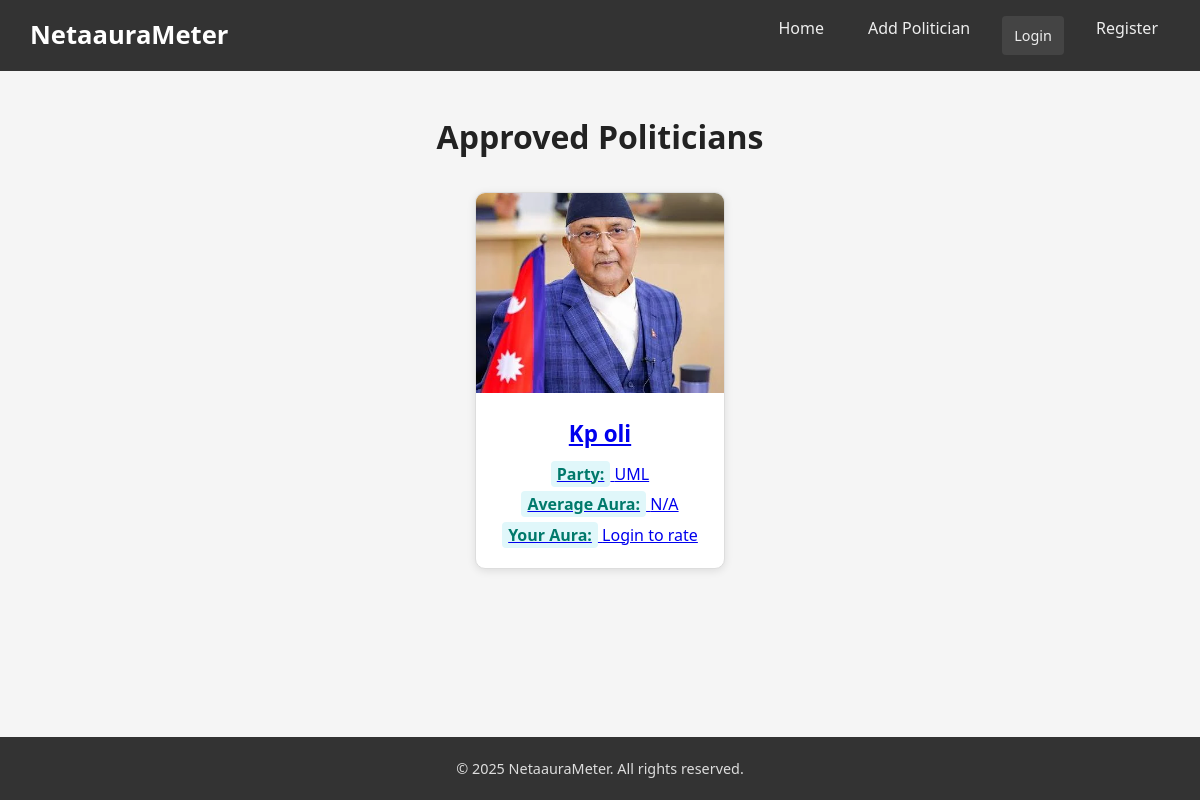
Before: / with the older database file.
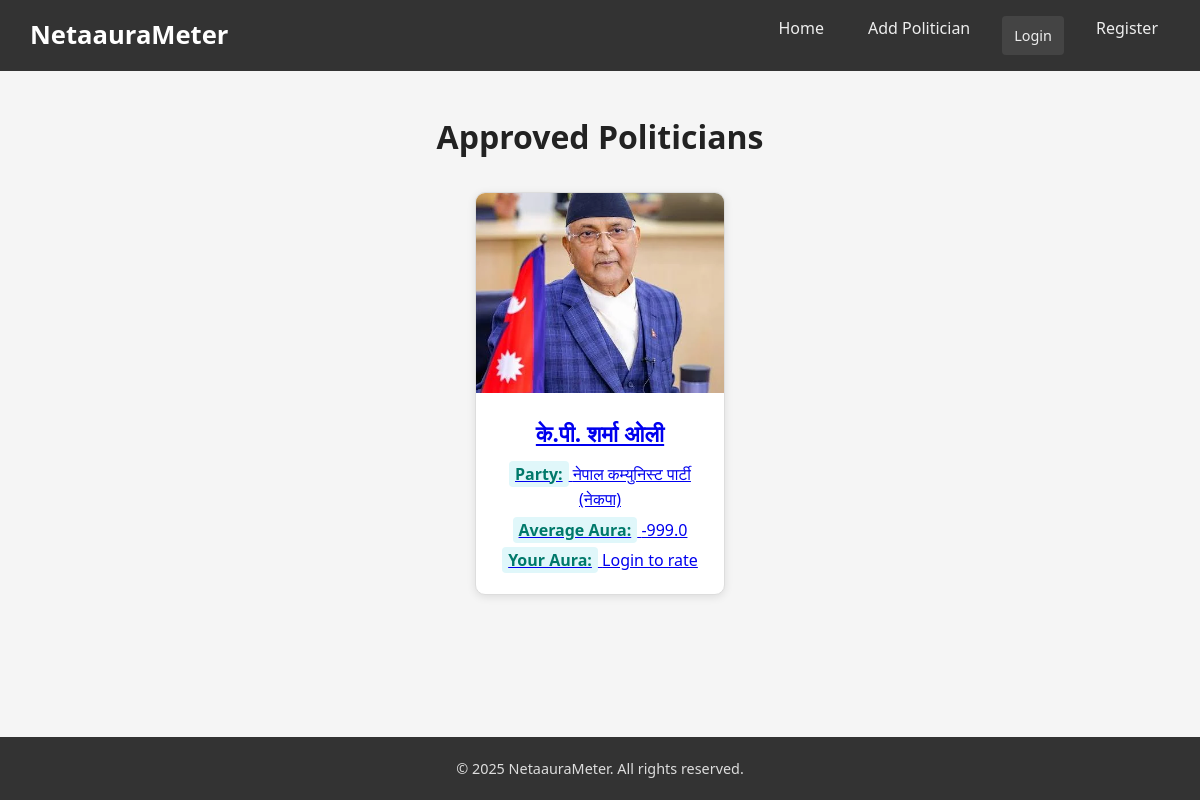
After: the same page with the newer database file.
### core/models.py (models this page shows, shortened)
class Politician(models.Model):
    name = models.CharField(max_length=255)
    party = models.CharField(max_length=255, blank=True, null=True)
    position = models.CharField(max_length=255, blank=True, null=True)
    biography = models.TextField(blank=True)
    social_links = models.JSONField(default=dict, blank=True,null=True)  # {"twitter": "..."}
    tags = models.CharField(max_length=255, blank=True)
    image = models.ImageField(upload_to="politicians/")
    average_aura = models.FloatField(default=0.0)
    is_approved = models.BooleanField(default=False)
    created_by = models.ForeignKey(User, on_delete=models.SET_NULL, null=True)
    created_at = models.DateTimeField(auto_now_add=True)

### core/views.py (the view)
# urls.py: path("", views.politician_list, name="politician_list"),
def politician_list(request):
    politicians = Politician.objects.filter(is_approved=True)
    context = {
        'politicians': politicians
    }
    if request.user.is_authenticated:
        for p in politicians:
            p.user_rating = p.rating_set.filter(user=request.user).first()
    else:
        for p in politicians:
            p.user_rating = None
    return render(request, "core/politician_list.html", {"politicians": politicians})

### core/templates/core/politician_list.html
{% extends 'base.html' %}
{% load static %}
{% block content %}
<div class="page-header">
    <h1>Approved Politicians</h1>
</div>
<div class="cards-container">
    {% if politicians %}
        {% for politician in politicians %}
            <div class="card">
                <a href="{% url 'politician_detail' politician.pk %}">
                    <div class="card-image">
                        {% if politician.image %}
                            <img src="{{ politician.image.url }}" alt="{{ politician.name }}">
                        {% else %}
                            <img src="{% static 'images/default_avatar.png' %}" alt="No Image">
                        {% endif %}
                    </div>
                    <div class="card-content">
                        <h2>{{ politician.name }}</h2>
                        <p><strong>Party:</strong> {{ politician.party }}</p>
                        <p><strong>Average Aura:</strong> {{ politician.average_aura|default:"N/A" }}</p>
                        <p><strong>Your Aura:</strong>
                            {% if user.is_authenticated %}
                                {% if politician.user_rating %}
                                    {{ politician.user_rating.aura_score }}
                                {% else %}
                                    Not rated
                                {% endif %}
                            {% else %}
                                Login to rate
                            {% endif %}
                        </p>
                    </div>
                </a>
            </div>
        {% endfor %}
    {% else %}
        <p>No politicians found.</p>
    {% endif %}
</div>
{% endblock %}

### templates/base.html (shortened to what this page needs)
<!DOCTYPE html>
<html lang="en">
<head>
    {% load static %}
    <link rel="stylesheet" href="{% static 'css/style.css' %}">
</head>
<body>
    <header>
        <nav class="navbar">
            <div class="logo">
                <a href="{% url 'politician_list' %}">NetaauraMeter</a>
            </div>
            <ul class="nav-links">
                <li><a href="{% url 'politician_list' %}">Home</a></li>
                <li><a href="{% url 'add_politician' %}">Add Politician</a></li>
                {% if user.is_authenticated %}
                    <li>
                        <form method="post" action="{% url 'logout' %}" style="display:inline;">
                            {% csrf_token %}
                            <button type="submit" class="btn-logout">
                                Logout ({{ user.username }})
                            </button>
                        </form>
                    </li>
                {% else %}
                    <li><a href="{% url 'login' %}" class="btn-login">Login</a></li>
                    <li><a href="{% url 'register' %}">Register</a></li>
                {% endif %}
            </ul>
        </nav>
    </header>
    <main>
        {% block content %}{% endblock %}
    </main>
    <footer>
        <p>&copy; 2025 NetaauraMeter. All rights reserved.</p>
    </footer>
</body>
</html>

### static/css/style.css (style rules this page uses)
:root { --primary-color: #333; --secondary-color: #444; --accent-color: #28a745; --danger-color: #dc3545; --warning-color: #ffc107; --bg-color: #f5f5f5; --text-color: #222; --text-muted: #555; --card-shadow: rgba(0,0,0,0.1); --card-shadow-hover: rgba(0,0,0,0.2); }
* { margin: 0; padding: 0; box-sizing: border-box; }
html, body { height: 100%; display: flex; flex-direction: column; }
body { font-family: 'Segoe UI', Tahoma, Geneva, Verdana, sans-serif; background-color: var(--bg-color); color: var(--text-color); line-height: 1.6; }
main { flex: 1; display: flex; flex-direction: column; padding: 40px 20px; }
header { background-color: var(--primary-color); padding: 15px 30px; }
.navbar { display: flex; justify-content: space-between; align-items: center; }
.logo a { color: #fff; font-size: 1.6rem; font-weight: bold; text-decoration: none; }
.nav-links { list-style: none; display: flex; gap: 20px; }
.nav-links li a { color: #eee; text-decoration: none; padding: 8px 12px; border-radius: 4px; transition: background 0.3s; }
.btn-login, .btn-logout, .btn-submit, .btn-approve, .btn-warning, .btn-danger { padding: 8px 14px; border: none; border-radius: 4px; cursor: pointer; text-decoration: none; transition: background 0.3s; display: inline-block; font-size: 0.9rem; }
.btn-login, .btn-logout, .btn-submit { background-color: var(--secondary-color); color: #fff; }
footer { margin-top: auto; text-align: center; padding: 20px; background-color: var(--primary-color); color: #ddd; font-size: 0.9rem; }
.page-header { text-align: center; margin-bottom: 30px; }
.cards-container { display: flex; flex-wrap: wrap; gap: 20px; justify-content: center; }
.card { border: 1px solid #ddd; border-radius: 10px; width: 250px; overflow: hidden; box-shadow: 0 2px 8px var(--card-shadow); text-align: center; background-color: #fff; transition: all 0.3s ease-in-out; }
.card-image img { width: 100%; height: 200px; object-fit: cover; }
.card-content { padding: 15px; }
.card-content h2 { margin-bottom: 10px; font-size: 1.4rem; }
.card-content p { margin: 5px 0; font-weight: 500; }
.card-content p strong { background-color: #e0f7fa; padding: 2px 6px; border-radius: 4px; color: #00796b; }

Changed rows visible on the page:
removed Politician: image (picture), name "Kp oli", party "UML", average_aura "N/A"
added Politician: image (picture), name "के.पी. शर्मा ओली", party "नेपाल कम्युनिस्ट पार्टी (नेकपा)", average_aura "-999.0"
